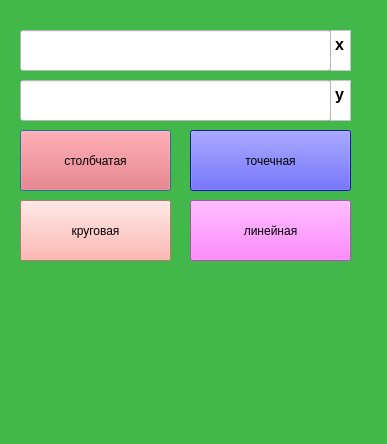
<?xml version="1.0" encoding="UTF-8"?>
<ui version="4.0">
 <class>Dialog</class>
 <widget class="QDialog" name="Dialog">
  <property name="geometry">
   <rect>
    <x>0</x>
    <y>0</y>
    <width>387</width>
    <height>444</height>
   </rect>
  </property>
  <property name="windowTitle">
   <string>Pyqtdesign</string>
  </property>
  <property name="windowIcon">
   <iconset>
    <normaloff>../PycharmProjects/ДЗ/Pictures/maxresdefault.jpg</normaloff>../PycharmProjects/ДЗ/Pictures/maxresdefault.jpg</iconset>
  </property>
  <property name="styleSheet">
   <string notr="true">background-color: rgb(65, 184, 73);</string>
  </property>
  <widget class="QPushButton" name="pushButton">
   <property name="geometry">
    <rect>
     <x>20</x>
     <y>130</y>
     <width>151</width>
     <height>61</height>
    </rect>
   </property>
   <property name="styleSheet">
    <string notr="true">background-color: rgb(255, 87, 90);</string>
   </property>
   <property name="text">
    <string>столбчатая</string>
   </property>
  </widget>
  <widget class="QPushButton" name="pushButton_2">
   <property name="geometry">
    <rect>
     <x>20</x>
     <y>200</y>
     <width>151</width>
     <height>61</height>
    </rect>
   </property>
   <property name="styleSheet">
    <string notr="true">background-color: rgb(255, 163, 156);</string>
   </property>
   <property name="text">
    <string>круговая</string>
   </property>
  </widget>
  <widget class="QPushButton" name="pushButton_3">
   <property name="geometry">
    <rect>
     <x>190</x>
     <y>130</y>
     <width>161</width>
     <height>61</height>
    </rect>
   </property>
   <property name="styleSheet">
    <string notr="true">background-color: rgb(28, 28, 255);</string>
   </property>
   <property name="text">
    <string>точечная</string>
   </property>
  </widget>
  <widget class="QPushButton" name="pushButton_4">
   <property name="geometry">
    <rect>
     <x>190</x>
     <y>200</y>
     <width>161</width>
     <height>61</height>
    </rect>
   </property>
   <property name="styleSheet">
    <string notr="true">background-color: rgb(255, 102, 253);</string>
   </property>
   <property name="text">
    <string>линейная</string>
   </property>
  </widget>
  <widget class="QTextBrowser" name="textBrowser_2">
   <property name="geometry">
    <rect>
     <x>330</x>
     <y>30</y>
     <width>21</width>
     <height>41</height>
    </rect>
   </property>
   <property name="styleSheet">
    <string notr="true">background-color: rgb(255, 255, 255);</string>
   </property>
   <property name="html">
    <string>&lt;!DOCTYPE HTML PUBLIC &quot;-//W3C//DTD HTML 4.0//EN&quot; &quot;http://www.w3.org/TR/REC-html40/strict.dtd&quot;&gt;
&lt;html&gt;&lt;head&gt;&lt;meta name=&quot;qrichtext&quot; content=&quot;1&quot; /&gt;&lt;style type=&quot;text/css&quot;&gt;
p, li { white-space: pre-wrap; }
&lt;/style&gt;&lt;/head&gt;&lt;body style=&quot; font-family:'MS Shell Dlg 2'; font-size:8.25pt; font-weight:400; font-style:normal;&quot;&gt;
&lt;p style=&quot; margin-top:0px; margin-bottom:0px; margin-left:0px; margin-right:0px; -qt-block-indent:0; text-indent:0px;&quot;&gt;&lt;span style=&quot; font-size:12pt; font-weight:600;&quot;&gt;x&lt;/span&gt;&lt;/p&gt;&lt;/body&gt;&lt;/html&gt;</string>
   </property>
  </widget>
  <widget class="QTextBrowser" name="textBrowser_3">
   <property name="geometry">
    <rect>
     <x>330</x>
     <y>80</y>
     <width>21</width>
     <height>41</height>
    </rect>
   </property>
   <property name="styleSheet">
    <string notr="true">background-color: rgb(255, 255, 255);</string>
   </property>
   <property name="html">
    <string>&lt;!DOCTYPE HTML PUBLIC &quot;-//W3C//DTD HTML 4.0//EN&quot; &quot;http://www.w3.org/TR/REC-html40/strict.dtd&quot;&gt;
&lt;html&gt;&lt;head&gt;&lt;meta name=&quot;qrichtext&quot; content=&quot;1&quot; /&gt;&lt;style type=&quot;text/css&quot;&gt;
p, li { white-space: pre-wrap; }
&lt;/style&gt;&lt;/head&gt;&lt;body style=&quot; font-family:'MS Shell Dlg 2'; font-size:8.25pt; font-weight:400; font-style:normal;&quot;&gt;
&lt;p style=&quot; margin-top:0px; margin-bottom:0px; margin-left:0px; margin-right:0px; -qt-block-indent:0; text-indent:0px;&quot;&gt;&lt;span style=&quot; font-size:12pt; font-weight:600;&quot;&gt;y&lt;/span&gt;&lt;/p&gt;&lt;/body&gt;&lt;/html&gt;</string>
   </property>
  </widget>
  <widget class="QLineEdit" name="lineEdit">
   <property name="geometry">
    <rect>
     <x>20</x>
     <y>30</y>
     <width>311</width>
     <height>41</height>
    </rect>
   </property>
   <property name="styleSheet">
    <string notr="true">background-color: rgb(255, 255, 255);</string>
   </property>
  </widget>
  <widget class="QLineEdit" name="lineEdit_2">
   <property name="geometry">
    <rect>
     <x>20</x>
     <y>80</y>
     <width>311</width>
     <height>41</height>
    </rect>
   </property>
   <property name="styleSheet">
    <string notr="true">background-color: rgb(255, 255, 255);</string>
   </property>
  </widget>
 </widget>
 <resources/>
 <connections/>
</ui>
